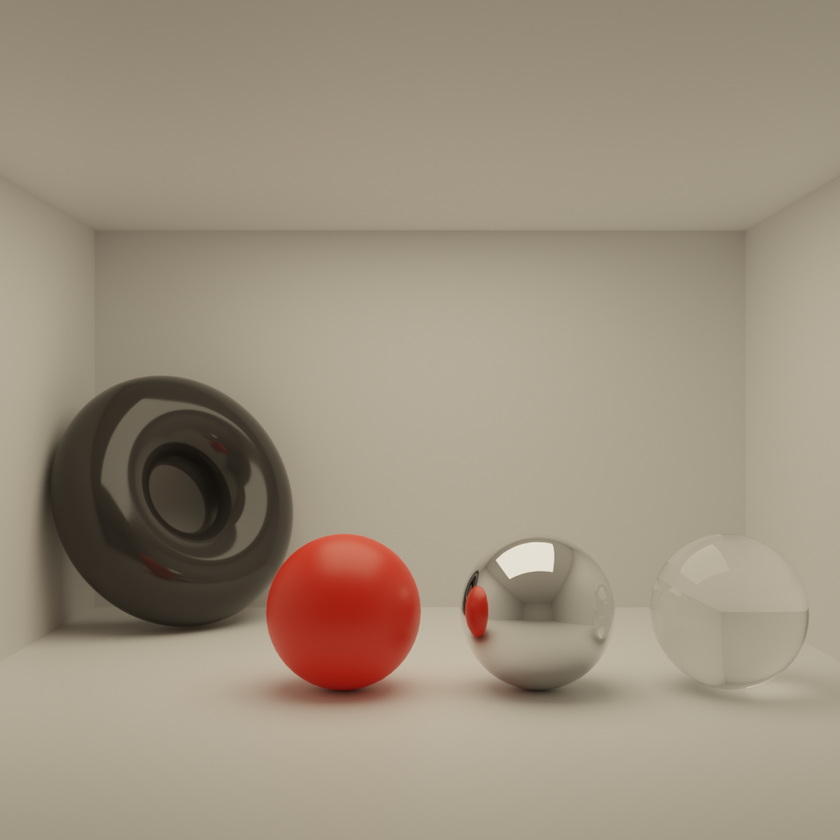
#> input picture pythonScripts/in/50000.png, 840 x 840 px, shrunk from 1024 x 1024 before the run
$ python Noiser.py
#> lines starting #> are read from the running program, lines starting #| are printed output that depends on the picture
#> in process, image is the input picture: shape (840, 840, 3); mean B, G, R 126.9, 144.2, 157.2
import random

import numpy as np
import cv2
import sys
from datetime import datetime

# [58 lines left out: functions add_poisson_noise, add_gaussian_noise, addBlackNoise, not called in this run]

def add_white_noiseRGB(image, scale=0.1):
    # Générer le bruit blanc
#> called with scale = 0.4
    white_noise = np.random.rand(*image.shape) * scale

    # Ajouter le bruit à l'image
    noisy_image = image + white_noise * 255
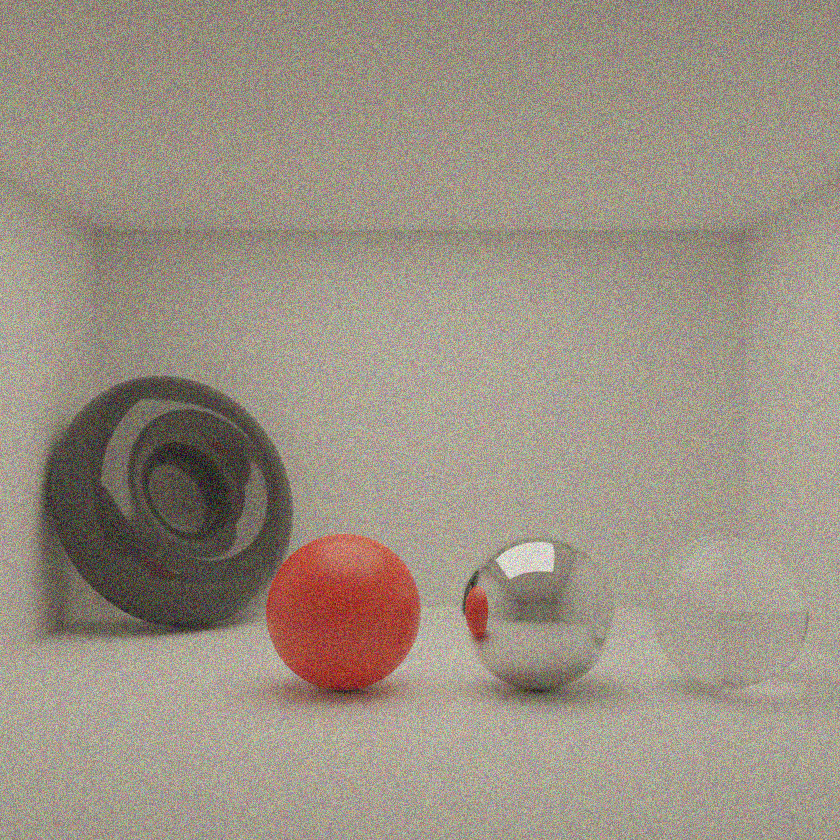
#> noisy_image: shape (840, 840, 3) float64; mean B, G, R 177.9, 195.2, 208.2; drawn with min black and max white

    noisy_image = np.clip(noisy_image, 0, 255).astype(np.uint8)
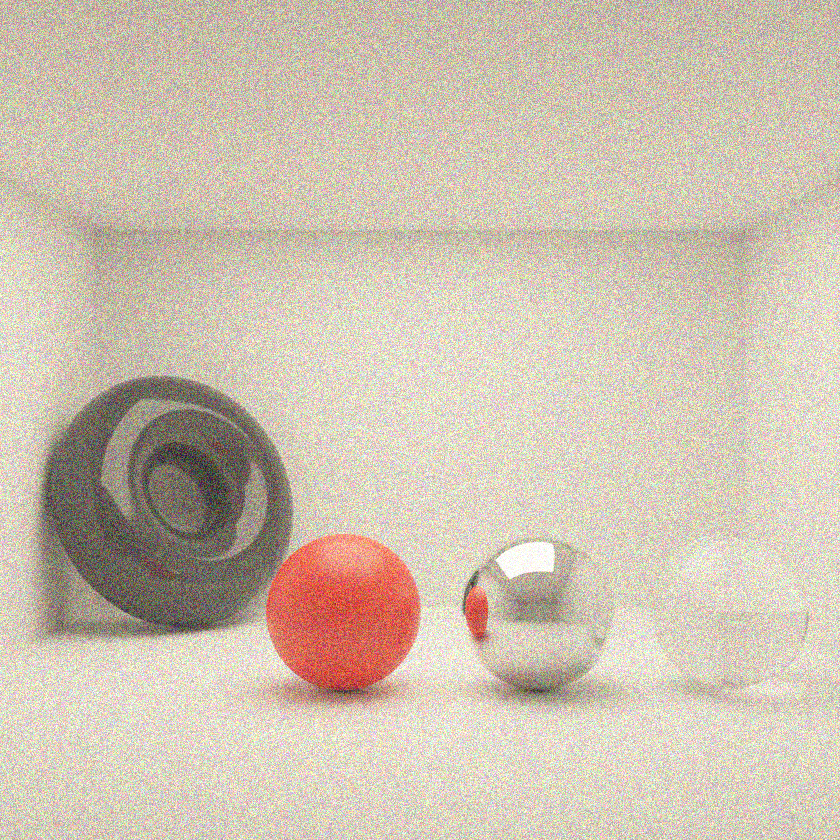
#> noisy_image: shape (840, 840, 3); mean B, G, R 177.4, 194.3, 206.4

    return noisy_image

# [22 lines left out: functions addBlackNoiseInDarkArea, addSaltPepperNoise, not called in this run]


def process(image_path):
    # Charger une image à partir du chemin spécifié
    image = cv2.imread(image_path)

    if image is None:
        print("Impossible de charger l'image. Assurez-vous que le chemin est correct.")
        sys.exit(1)

    # Ajouter le bruit à l'image
    #noisy_image = addBlackNoise(image, 10)
    #noisy_image = addSaltPepperNoise(image, 5)
    noisy_image = add_white_noiseRGB(image, 0.4)
    #noisy_image = add_gaussian_noise(image, 0, 20)
    #noisy_image = add_poisson_noise(image, 50, True)

    now = datetime.now()
    date_time_string = now.strftime("%Y_%m_%d_%H%M%S")

    cv2.imwrite('out/noisy_img' + date_time_string + '.png', noisy_image)


image_path = "./in/50000.png"

process(image_path)
